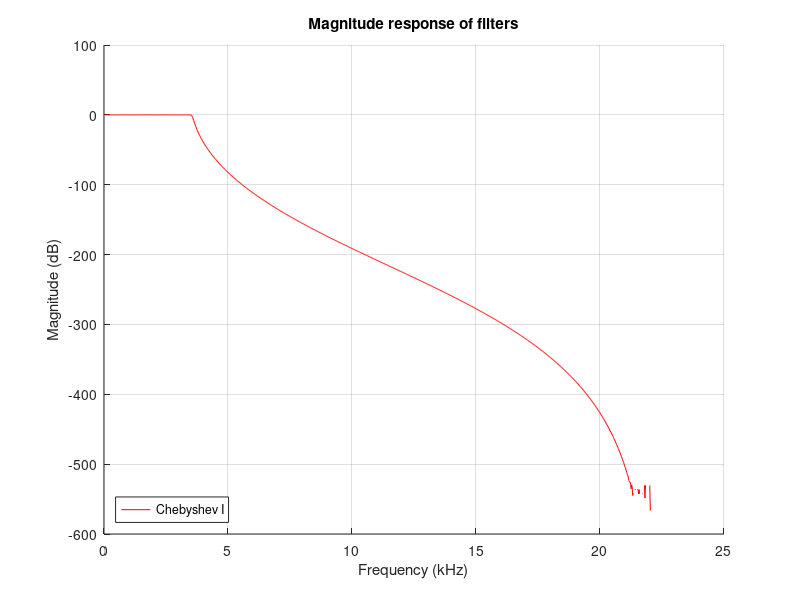
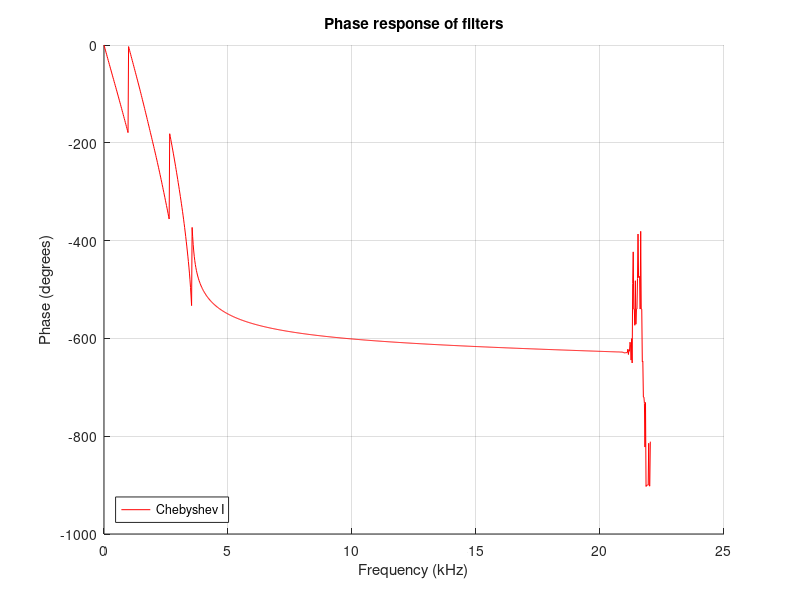

Source code (MATLAB) for these figures, in order:
% Filter parameters
Fs      = 44100;       % Sampling frequency (Hz)
N       = 13;          % Filter order
Fc      = 3500;        % Cutoff frequency (Hz)
Fsupp   = 4000;        % Stopband start frequency (Hz)
Rp      = 0.1;         % Passband ripple (dB)
Rs      = 50;          % Stopband attenuation (dB)

% Normalized passband edge (relative to Nyquist)
Wp_norm = Fc / (Fs/2);

% Normalized stopband edge for Chebyshev type II
Ws_norm = Fsupp / (Fs/2);
[~, Wstop] = cheb2ord(Wp_norm, Ws_norm, Rp, Rs);  % Stopband edge from order estimation

% Filter design
[b_butter, a_butter] = butter(N, Wp_norm, 'low');                % Butterworth
[b_cheb1,  a_cheb1]  = cheby1(N, Rp, Wp_norm, 'low');           % Chebyshev type I
[b_cheb2,  a_cheb2]  = cheby2(N, Rs, Wstop, 'low');             % Chebyshev type II
[b_ellip,  a_ellip]  = ellip(N, Rp, Rs, Wp_norm, 'low');        % Elliptic (Cauer)

%% Magnitude response plot
figure;
hold on;

[H, f] = freqz(b_butter, a_butter, 1024, Fs);
%plot(f/1000, 20*log10(abs(H)), 'b', 'DisplayName', 'Butterworth');

[H, f] = freqz(b_cheb1, a_cheb1, 1024, Fs);
plot(f/1000, 20*log10(abs(H)), 'r', 'DisplayName', 'Chebyshev I');

[H, f] = freqz(b_cheb2, a_cheb2, 1024, Fs);
%plot(f/1000, 20*log10(abs(H)), 'g', 'DisplayName', 'Chebyshev II');

[H, f] = freqz(b_ellip, a_ellip, 1024, Fs);
%plot(f/1000, 20*log10(abs(H)), 'm', 'DisplayName', 'Elliptic');

xlabel('Frequency (kHz)');
ylabel('Magnitude (dB)');
title('Magnitude response of filters');
legend('Location','SouthWest');
grid on;

%% Phase response plot
figure;
hold on;

[phi, f] = phasez(b_butter, a_butter, 1024, Fs);
%plot(f/1000, unwrap(phi)*180/pi, 'b', 'DisplayName', 'Butterworth');

[phi, f] = phasez(b_cheb1, a_cheb1, 1024, Fs);
plot(f/1000, unwrap(phi)*180/pi, 'r', 'DisplayName', 'Chebyshev I');

[phi, f] = phasez(b_cheb2, a_cheb2, 1024, Fs);
%plot(f/1000, unwrap(phi)*180/pi, 'g', 'DisplayName', 'Chebyshev II');

[phi, f] = phasez(b_ellip, a_ellip, 1024, Fs);
%plot(f/1000, unwrap(phi)*180/pi, 'm', 'DisplayName', 'Elliptic');

xlabel('Frequency (kHz)');
ylabel('Phase (degrees)');
title('Phase response of filters');
legend('Location','SouthWest');
grid on;

%% Helper functions

function y_filtered = filter_cheby1(x, Fs, Fc)
% filter_cheby1 — Filtering audio signal with Chebyshev type I filter
%
% Input arguments:
%   x  — input audio signal (vector)
%   Fs — sampling frequency (Hz)
%   Fc — filter cutoff frequency (Hz)
%
% Output:
%   y_filtered — filtered signal

    N  = 13;      % filter order
    Rp = 0.1;     % passband ripple (dB)

    Wn = Fc / (Fs/2);          % normalized cutoff frequency
    [b, a] = cheby1(N, Rp, Wn, 'low');
    y_filtered = filtfilt(b, a, x);   % zero-phase forward-backward filtering
end

function filter_folder_cheby1_multifreq(folderPath, cutoff_freqs)
% filter_folder_cheby1_multifreq — Filter all WAV files recursively with
% a list of Chebyshev type I cutoffs
%
% Input:
%   folderPath   — path to folder containing WAV files
%   cutoff_freqs — vector of cutoff frequencies in Hz, e.g. [1000 2000 3000]

    N  = 13;      % filter order
    Rp = 0.1;     % passband ripple (dB)

    % Recursively list all WAV files
    files = dir(fullfile(folderPath, '**', '*.wav'));

    for k = 1:length(files)
        fullFilePath = fullfile(files(k).folder, files(k).name);
        [x, Fs] = audioread(fullFilePath);
        [~, baseName, ~] = fileparts(files(k).name);

        for i = 1:length(cutoff_freqs)
            Fc = cutoff_freqs(i);
            Wn = Fc / (Fs/2);
            [b, a] = cheby1(N, Rp, Wn, 'low');
            y = filtfilt(b, a, x);

            outName = sprintf('%s_%05dHz.wav', baseName, Fc);
            outPath = fullfile(files(k).folder, outName);
            audiowrite(outPath, y, Fs);

            fprintf('✔ %s → %s\n', files(k).name, outName);
        end
    end
end

% Example usage (commented out)
% folder = 'C:\Users\balyk\OneDrive - Politechnika Białostocka\Pulpit\Database for tests\For objective 7 second filtered';
% cutoff_freqs = [3500 5000 6500 8000 10000 12000 14000 16000];  % cutoff frequencies in Hz
% filter_folder_cheby1_multifreq(folder, cutoff_freqs);
